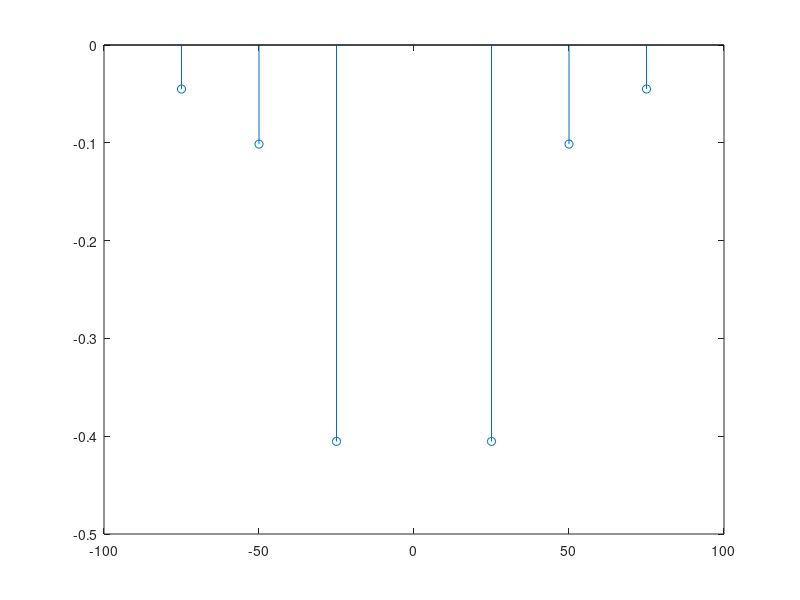
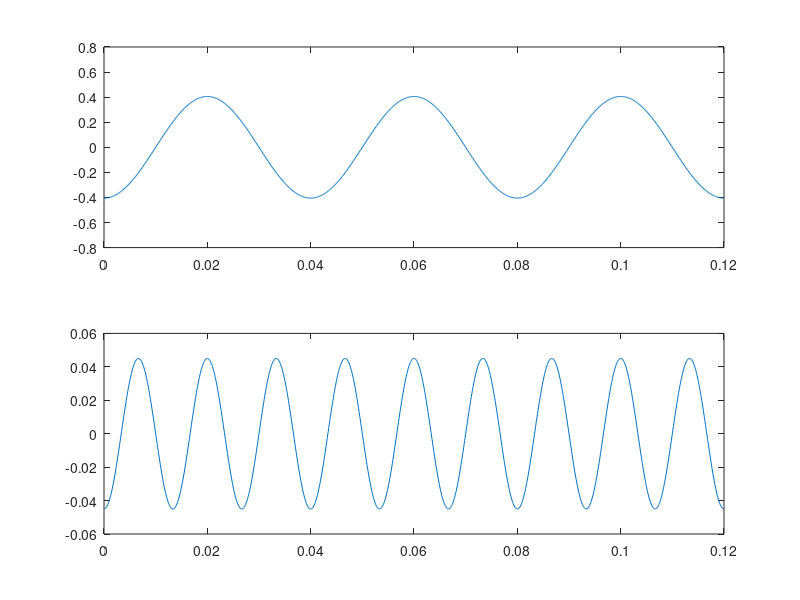
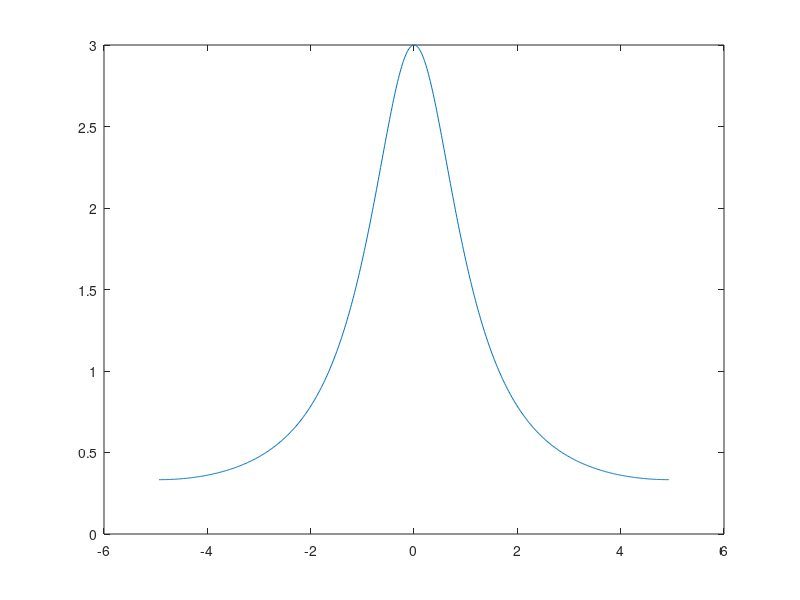
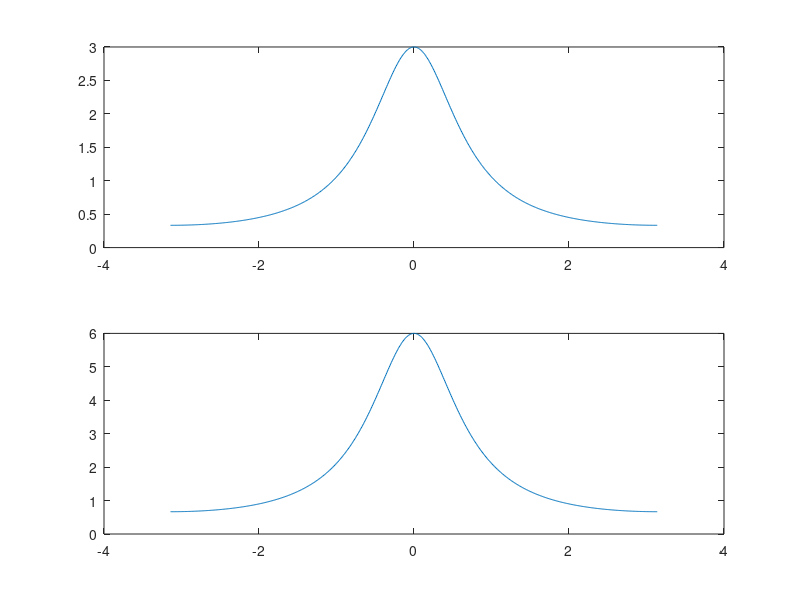

These figures' MATLAB source, in order:
clear, close all

%valores de k
k= -3:3;
f0= 25;%hz
www= 2*pi*f0;
xk= (-4)./((pi^2)*(k.^2));
figure(1)
stem(k*f0, xk)

%%%%%%%%%%%%%%%%%%%%%%%%%%%%%%

t=(0:0.0001:0.12);
w0= 2*pi*f0;
k1=1;
k3=3;   
figure(2)
sk1= (-4)./((pi^2)*(k1^2)).*cos(k1*w0.*t);
sk3= (-4)./((pi^2)*(k3^2)).*cos(k3*w0.*t);
subplot(2, 1, 1)
plot(t, sk1)
subplot(2, 1, 2)
plot(t, sk3)

%%%%%%%%%%%%%%%%%%%%%%
w= (-pi:0.01:pi);
Xw= (1-0.25)./(1+0.25-cos(w));
[picoMaximo, i]= max(Xw);
figure(3)
plot(w./2*pi, Xw),hold on


%%%%%%%%%%%%%%%%
n=0;
xm= 2* ((1-0.25)./(1+0.25-cos(w))).* cos(pi.*(n/2)).* exp(1i*w.*n);
figure(4)
subplot(2 ,1 ,1)
plot(w, Xw)
subplot(2 ,1 ,2)
plot(w, xm)

%%%%%%%%%%%%%%%%%%%%%%%%%

yn= (1-0.25)./(1+0.25-cos(w)) * exp(-1i*pi*n)  .* exp(1i*w.*n);
figure(5)
subplot(2 ,1 ,1)
plot(w, Xw)
subplot(2 ,1 ,2)
plot(w, yn)



%%%%%%%%%%%%%%%%%%%%%%
